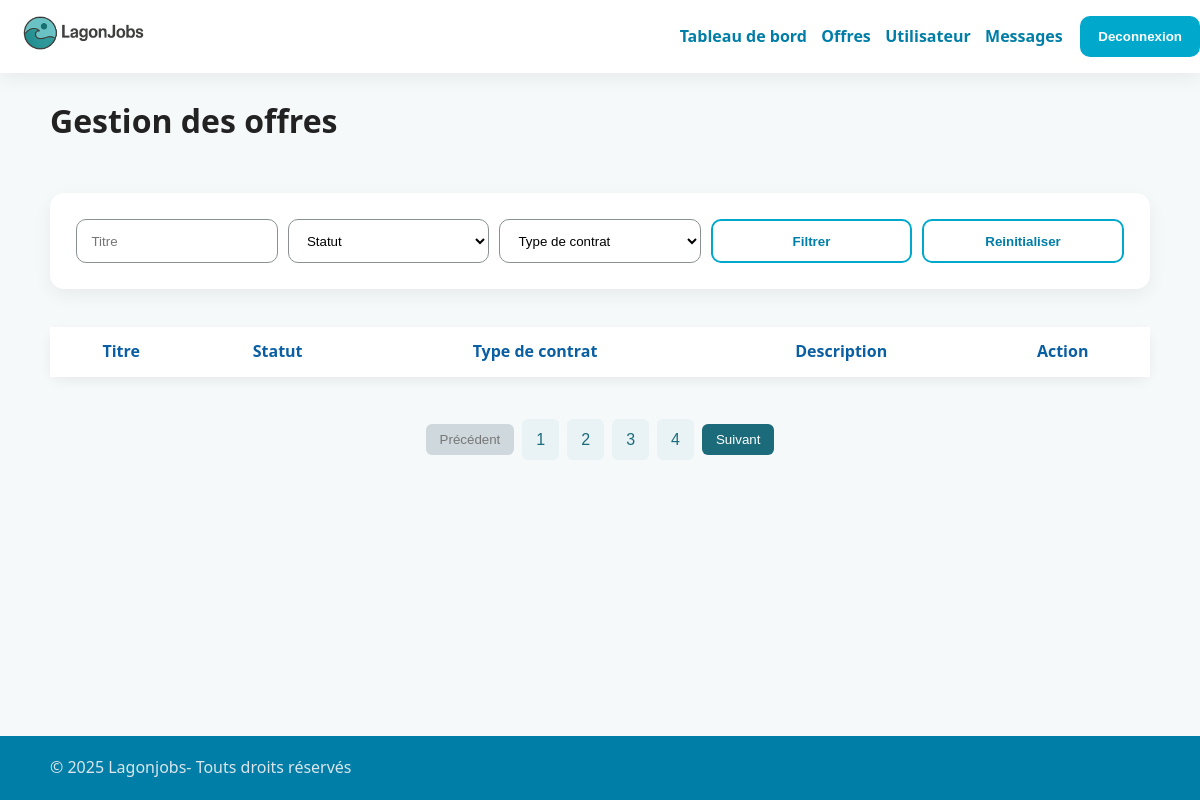
Before: /Backoffice/gestion_offre.php (signed in) with the older database file.
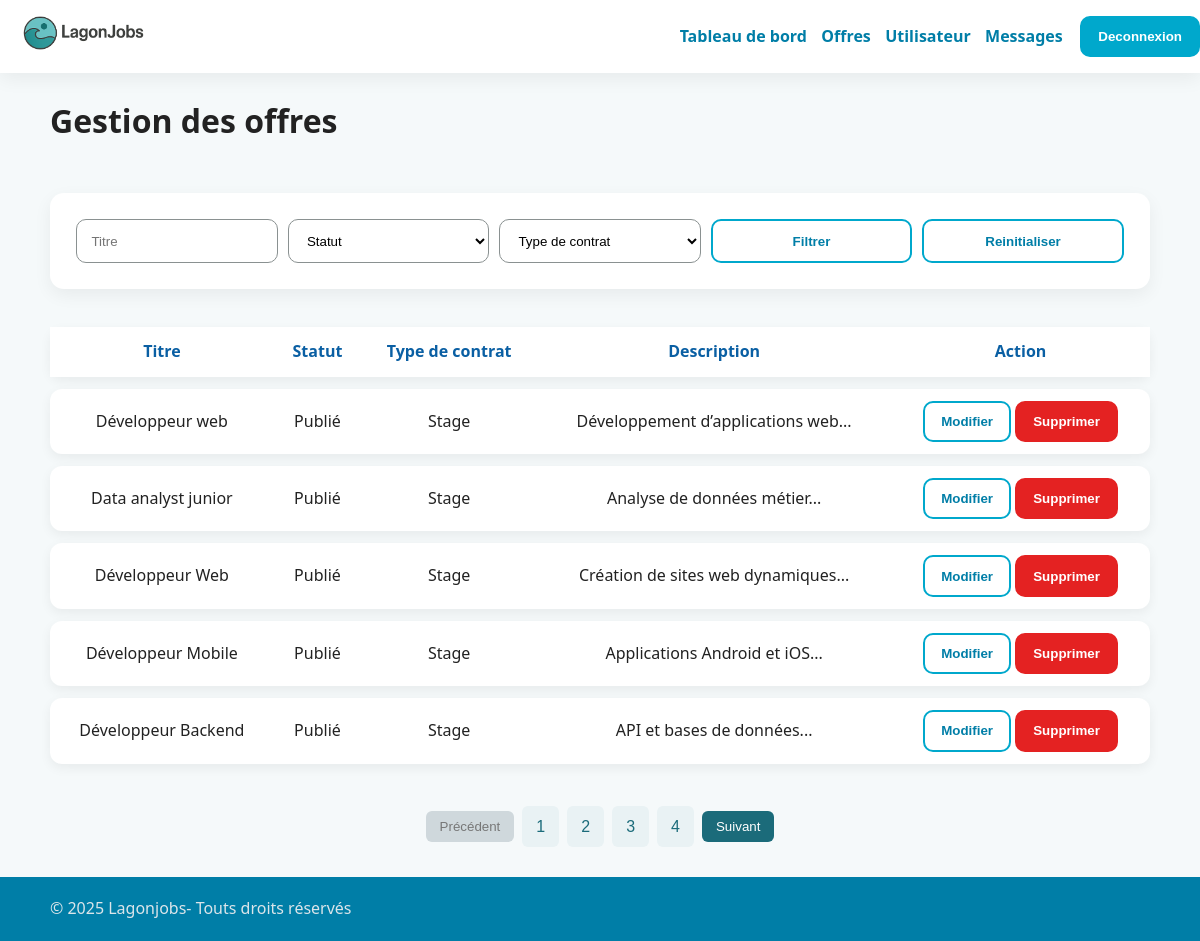
After: the same page with the newer database file.
### tables this page shows
CREATE TABLE `offres` (
  `Id` int(11) NOT NULL,
  `Titre` varchar(50) NOT NULL,
  `Description` text NOT NULL,
  `Mission` text NOT NULL,
  `Profil` text NOT NULL,
  `Id_contrat` int(11) NOT NULL,
  `Id_ville` int(11) NOT NULL,
  `Id_mode_de_travail` int(11) NOT NULL,
  `Date_debut` date NOT NULL,
  `Date_fin` date NOT NULL,
  `Id_statut` int(11) NOT NULL
);

CREATE TABLE `statuts` (
  `Id` int(11) NOT NULL,
  `Statut` varchar(50) NOT NULL
);

CREATE TABLE `types_de_contrat` (
  `Id` int(11) NOT NULL,
  `Contrat` varchar(50) NOT NULL
);

### Backoffice/select.php (called while the page is built, shortened)
<?php
$sql = "SELECT of.Id,
of.Titre,
of.Id_statut,
of.Id_contrat,
of.Description,
ctr.Contrat,
st.Statut FROM offres of
JOIN statuts st ON of.Id_statut=st.Id
JOIN types_de_contrat ctr ON of.Id_contrat=ctr.Id
WHERE of.Id_statut = 1";
$params = [];
$page_actuel=1;
$sl = "SELECT COUNT(Id) FROM `offres`";
$stmt = $pdo->prepare($sl);
$stmt->execute();
$nbOffres=$stmt->fetchColumn();
$nbDePages = intdiv( $nbOffres, 5);
if (($nbOffres%5)!= 0){
    $nbDePages+=1;
}
$debut = ($page_actuel * 5) - 5;
$sql.=" LIMIT ".$debut.",5";
$stmt = $pdo->prepare($sql);
$stmt->execute($params);
$offres=$stmt->fetchall();
?>

### Backoffice/gestion_offre.php (the view, shortened to what this page needs)
<?php
require_once(__DIR__ . '/insert.php');
require_once(__DIR__ . '/select.php');
?>
<!DOCTYPE html>
<html lang="en">
<head>
    <link rel="stylesheet" href="../css/style.css">
</head>
<body class="body">
    <header class="site-header header-inner">
    <span class="logo"><a href="gestion_offre.html"><img src="../logo/Logo.png" alt="logo lagonjobs"></span>
    <nav class="nav">
        <a href="gestion_offre.php">Tableau de bord</a>
        <a href="offres.php">Offres</a>
        <a href="utilisateurs.php">Utilisateur</a>
        <a href="messages_contact.php">Messages</a>
        <?php if(isset($_SESSION['LOG_ADMIN'])){ ?>
          <button class="btn" onclick="window.location.href='../Frontoffice/deconnexion.php'">Deconnexion</button>
        <?php } ?>
    </nav>
  </header>
    <main class="container">
        <h1>Gestion des offres</h1><br>
        <form action="gestion_offre.php" class="form filter-bar" method="post">
            <?php if(isset($_POST['titre'])){ ?>
                <input type="text" name="titre" placeholder="Titre" value="<?php echo $_POST['titre'] ?>">
            <?php }else { ?>
                <input type="text" name="titre" placeholder="Titre">
            <?php } ?>
            <select name="statut" >
                <option value="">Statut</option>
            </select>
            <select name="categorie" >
                <option value="">Type de contrat</option>
            </select>
            <button class="btn btn-outline" >Filtrer</button>
            <button type="button" class="btn btn-outline" onclick="window.location.href='gestion_offre.php'" >Reinitialiser</button>
        </form><br>
        <table class="table-offres">
            <tr>
                <th>Titre</th>
                <th>Statut</th>
                <th>Type de contrat</th>
                <th>Description</th>
                <th>Action</th>
            </tr>
            <?php for ($i=0; $i < count($offres); $i++) { ?>
            <tr>
                <td><?php echo $offres[$i]['Titre'];?></td>
                <td><?php echo $offres[$i]['Statut'];?></td>
                <td><?php echo $offres[$i]['Contrat'];?></td>
                <td><?php echo substr($offres[$i]['Description'], 0, 50) . "...";?></td>
                <td>
                    <form action="update_emploi.php" method="post">
                        <button class="btn btn-outline" type="submit">Modifier</button>
                    </form>
                    <form action="comfirme_delete.php" method="post">
                        <button class="btn_delete">Supprimer</button>
                    </form>
                </td>
            </tr>
            <?php } ?>
        </table>
        <div class="pagination">
          <?php if (($page_actuel - 1) < 1 ){ ?>
              <form action="gestion_offre.php" method="get">
                <button type="submit" disabled>Précédent</button>
              </form>
          <?php } ?>
          <?php for ($i=0; $i < $nbDePages; $i++) { ?>
            <a href="gestion_offre.php?page=<?php echo ($i+1) ?>"><?php echo ($i+1) ?></a>
          <?php } ?>
          <?php if (($page_actuel + 1) > $nbDePages){ ?>
              <form action="gestion_offre.php" method="get">
                <input type="hidden" name="id_page_suivant" value="<?php echo $page_actuel ?>">
                <button type="submit" disabled>Suivant</button>
              </form>
          <?php }else{ ?>
              <form action="gestion_offre.php" method="get">
                    <button type="submit">Suivant</button>
                </form>
          <?php } ?>
        </div>
    </main>
    <footer class="site-footer footer-inner">
    <p class="container">© 2025 Lagonjobs- Touts droits réservés</p>
  </footer>
</body>
</html>

Changed rows visible on the page:
now on this page (row edited): offres: Titre "Développeur web", Id_statut.Statut "Publié", Id_contrat.Contrat "Stage", Description "Développement d’applications web"
now on this page (row edited): offres: Titre "Data analyst junior", Id_statut.Statut "Publié", Id_contrat.Contrat "Stage", Description "Analyse de données métier"
now on this page (row edited): offres: Titre "Développeur Web", Id_statut.Statut "Publié", Id_contrat.Contrat "Stage", Description "Création de sites web dynamiques"
now on this page (row edited): offres: Titre "Développeur Mobile", Id_statut.Statut "Publié", Id_contrat.Contrat "Stage", Description "Applications Android et iOS"
now on this page (row edited): offres: Titre "Développeur Backend", Id_statut.Statut "Publié", Id_contrat.Contrat "Stage", Description "API et bases de données"
